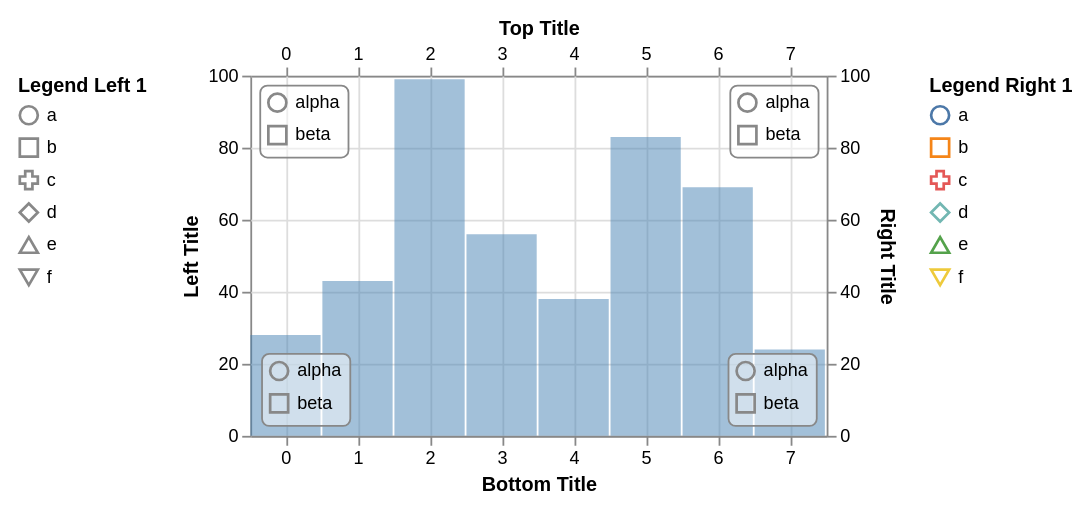

Write a Vega-Lite specification for this figure.
### Vega specification from a JSON file in a GitHub repository (floating-point values rounded to 4 significant figures)
{"$schema": "https://vega.github.io/schema/vega/v3.0.json", "height": 200, "padding": 10, "signals": [{"name": "width", "update": "span(range('xscale'))"}, {"name": "cursor", "value": "default", "on": [{"events": {"marktype": "rect", "type": "mousedown"}, "update": {"value": "default"}}, {"events": {"marktype": "rect", "type": "mouseover"}, "update": {"value": "ew-resize"}}, {"events": {"marktype": "rect", "type": "mouseout"}, "update": {"value": "default"}}]}], "data": [{"name": "values", "values": [{"x": 0, "y": 28}, {"x": 1, "y": 43}, {"x": 2, "y": 99}, {"x": 3, "y": 56}, {"x": 4, "y": 38}, {"x": 5, "y": 83}, {"x": 6, "y": 69}, {"x": 7, "y": 24}]}], "scales": [{"name": "xscale", "type": "band", "range": {"step": 40}, "domain": {"data": "values", "field": "x"}}, {"name": "yscale", "type": "linear", "range": [{"signal": "height"}, 0], "domain": {"data": "values", "field": "y"}, "zero": true, "nice": true}, {"name": "shapeScale", "type": "ordinal", "domain": ["a", "b", "c", "d", "e", "f"], "range": ["circle", "square", "cross", "diamond", "triangle-up", "triangle-down"]}, {"name": "colorScale", "type": "ordinal", "domain": ["a", "b", "c", "d", "e", "f"], "range": "category"}, {"name": "innerScale", "type": "ordinal", "domain": ["alpha", "beta"], "range": ["circle", "square"]}], "axes": [{"scale": "yscale", "orient": "left", "tickCount": 5, "grid": false, "domain": true, "title": "Left Title"}, {"scale": "yscale", "orient": "right", "tickCount": 5, "grid": true, "domain": true, "title": "Right Title"}, {"scale": "xscale", "orient": "top", "grid": false, "domain": true, "title": "Top Title"}, {"scale": "xscale", "orient": "bottom", "grid": true, "domain": true, "title": "Bottom Title"}], "legends": [{"shape": "shapeScale", "stroke": "colorScale", "title": "Legend Right 1"}, {"shape": "shapeScale", "orient": "left", "title": "Legend Left 1"}, {"shape": "innerScale", "orient": "top-left", "offset": 5, "padding": 4, "encode": {"legend": {"enter": {"fill": {"value": "#fff"}, "fillOpacity": {"value": 0.5}, "stroke": {"value": "#888"}, "cornerRadius": {"value": 4}}}}}, {"shape": "innerScale", "orient": "top-right", "offset": 5, "padding": 4, "encode": {"legend": {"enter": {"fill": {"value": "#fff"}, "fillOpacity": {"value": 0.5}, "stroke": {"value": "#888"}, "cornerRadius": {"value": 4}}}}}, {"shape": "innerScale", "orient": "bottom-left", "offset": 6, "padding": 4, "encode": {"legend": {"enter": {"fill": {"value": "#fff"}, "fillOpacity": {"value": 0.5}, "stroke": {"value": "#888"}, "cornerRadius": {"value": 4}}}}}, {"shape": "innerScale", "orient": "bottom-right", "interactive": true, "offset": 6, "padding": 4, "encode": {"legend": {"enter": {"cursor": {"value": "crosshair"}, "fill": {"value": "#fff"}, "fillOpacity": {"value": 0.5}, "stroke": {"value": "#888"}, "cornerRadius": {"value": 4}}, "update": {"stroke": {"value": "#888"}}, "hover": {"stroke": {"value": "#f8f"}}}}}], "marks": [{"type": "rect", "from": {"data": "values"}, "encode": {"enter": {"x": {"scale": "xscale", "field": "x"}, "width": {"scale": "xscale", "band": 1, "offset": -1}, "y": {"scale": "yscale", "field": "y"}, "y2": {"scale": "yscale", "value": 0}, "fill": {"value": "steelblue"}, "fillOpacity": {"value": 0.5}, "stroke": {"color": {"l": {"value": 50}, "a": {"value": 100}, "b": {"value": -20}}}, "cursor": {"value": "pointer"}}, "update": {"strokeWidth": {"value": 0}, "zindex": {"value": 0}}, "hover": {"strokeWidth": {"value": 5}, "zindex": {"value": 1}}}}]}
